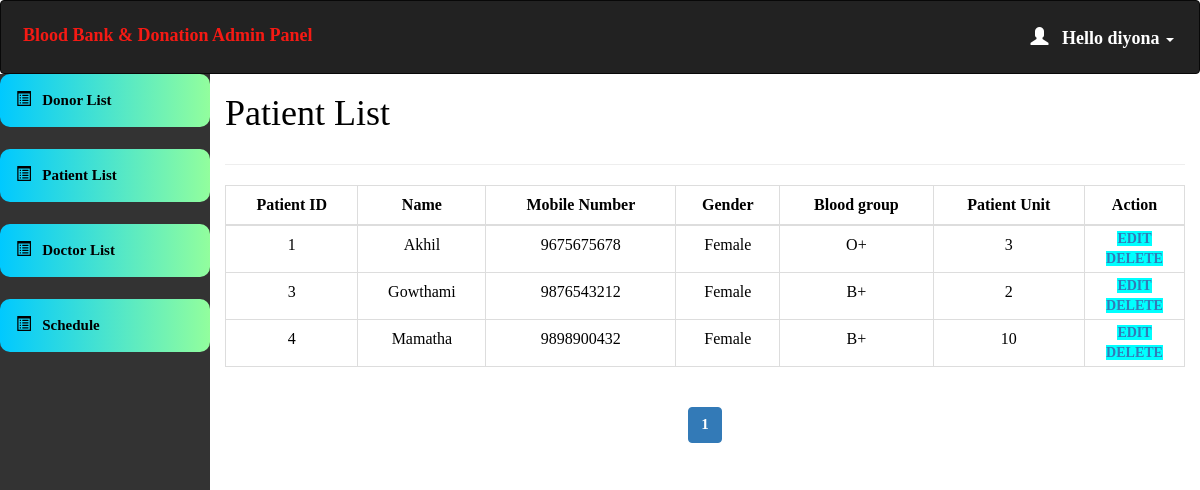
The app's page /admin/patient_list.php (signed in) with its own data.
### tables this page shows
CREATE TABLE `patient` (
  `patient_id` int(11) NOT NULL,
  `PName` varchar(20) NOT NULL,
  `PPhone` varchar(10) NOT NULL,
  `PGender` varchar(20) NOT NULL,
  `PBlood_group` varchar(20) NOT NULL,
  `P_units` int(11) NOT NULL
);

### admin/patient_list.php (the view, shortened to what this page needs)
<html>
<head>
  <link rel="stylesheet" href="https://maxcdn.bootstrapcdn.com/bootstrap/3.4.1/css/bootstrap.min.css">
</head>
<?php
include 'conn.php';
  if (isset($_SESSION['loggedin']) && $_SESSION['loggedin'] == true) {
  ?>
<body style="color:black">
<div id="header">
<?php include 'header.php';
?>
</div>
<div id="sidebar">
<?php $active="list"; include 'sidebar.php'; ?>
</div>
<div id="content" >
  <div class="content-wrapper">
    <div class="container-fluid">
      <div class="row">
        <div class="col-md-12 lg-12 sm-12">
          <h1 class="page-title">Patient List</h1>
        </div>
      </div>
      <hr>
      <?php
        include 'conn.php';
        $limit = 10;
        if(isset($_GET['page'])){
          $page = $_GET['page'];
        }else{
          $page = 1;
        }
        $sql= "SELECT * FROM `patient`;";
        $result=mysqli_query($conn,$sql);
        if($result){
       ?>
       <div class="table-responsive">
      <table class="table table-bordered" style="text-align:center">
          <thead style="text-align:center">
          <th style="text-align:center">Patient ID</th>
          <th style="text-align:center">Name</th>
          <th style="text-align:center">Mobile Number</th>
          <th style="text-align:center">Gender</th>
          <th style="text-align:center">Blood group</th>
          <th style="text-align:center">Patient Unit</th>
          <th style="text-align:center">Action</th>
          </thead>
          <tbody>
            <?php
            while($row = mysqli_fetch_assoc($result)) { ?>
          <tr>
                  <td><?php echo $row['patient_id']; ?></td>
                  <td><?php echo $row['PName']; ?></td>
                  <td><?php echo $row['PPhone']; ?></td>
                  <td><?php echo $row['PGender']; ?></td>
                  <td><?php echo $row['PBlood_group']; ?></td>
                  <td><?php echo $row['P_units']; ?></td>
                    <td id="he" style="width:100px">
                    <a style="background-color:aqua" href='editpatient.php?id=<?php echo $row['patient_id']; ?>'> Edit </a>
                    <a style="background-color:aqua" href='deletep.php?id=<?php echo $row['patient_id']; ?>'> Delete </a>
                </td>
              </tr>
            <?php } ?>
          </tbody>
      </table>
    </div>
    <?php } ?>
<div class="table-responsive"style="text-align:center;align:center">
    <?php
    $sql1 = "SELECT * FROM patient";
    $result1 = mysqli_query($conn, $sql1) or die("Query Failed.");
    if(mysqli_num_rows($result1) > 0){
      $total_records = mysqli_num_rows($result1);
      $total_page = ceil($total_records / $limit);
      echo '<ul class="pagination admin-pagination">';
      for($i = 1; $i <= $total_page; $i++){
        if($i == $page){
          $active = "active";
        }else{
          $active = "";
        }
        echo '<li class="'.$active.'"><a href="patient_list.php?page='.$i.'">'.$i.'</a></li>';
      }
      echo '</ul>';
    }
    ?>
  </div>
  </div>
</div>
</div>
   <?php }
    ?>
</body>
</html>

### admin/header.php (shortened to what this page needs)
<!DOCTYPE html>
<html>
<head>
  <link rel="stylesheet" href="https://maxcdn.bootstrapcdn.com/bootstrap/3.4.1/css/bootstrap.min.css">
</head>
<body>
<nav class="navbar navbar-inverse">
  <div class="container-fluid">
    <div class="navbar-header">
      <a class="navbar-brand" id="qq" href="dashboard.php" style="color:#F51A14;">Blood Bank & Donation Admin Panel</a>
    </div>
    <ul class="nav navbar-nav navbar-right">
      <li class="dropdown"><a class="dropdown-toggle" id="qw" data-toggle="dropdown" href="#" style="font-weight:bold;color:white "> <span class="glyphicon glyphicon-user"></span>&nbsp&nbsp
        <?php
        include 'conn.php';
        $username=$_SESSION['username'];
        $sql="select * from admin_info where admin_username='$username'";
        $result=mysqli_query($conn,$sql) or die("query failed.");
        $row=mysqli_fetch_assoc($result);
        echo "Hello ".$row['admin_username'];
       ?><span class="caret"></span></a>
    </li>
    </ul>
  </div>
</nav>
</body></html>

### admin/patient_list.php (style rules this page uses)
#sidebar { position:relative;margin-top:-20px }
#content { position:relative;margin-left:210px }
#he { font-size: 14px; font-weight: 600; text-transform: uppercase; padding: 3px 7px; color: #fff; text-decoration: none; border-radius: 3px; align:center }

### admin/header.php (style rules this page uses)
.navbar { background-color: #333333 ; padding: 10px 10px; color:#FF0404 ; }
.navbar a { float: left; color: white; text-align: center; padding: 12px; text-decoration: none; font-size: 18px; line-height: 25px; }
.navbar-brand { font-size: 25px; font-weight: bold; }
.navbar a { float: none; display: block; text-align: left; }
.navbar-right { float: none; }

### admin/sidebar.php (style rules this page uses)
body { margin: 0; font-family: 'Averia Gruesa Libre';font-size: 15px; color:#F8F9F9; }

### records on screen
patient: patient_id "1", PName "Akhil", PPhone "9675675678", PGender "Female", PBlood_group "O+", P_units "3"
patient: patient_id "3", PName "Gowthami", PPhone "9876543212", PGender "Female", PBlood_group "B+", P_units "2"
patient: patient_id "4", PName "Mamatha", PPhone "9898900432", PGender "Female", PBlood_group "B+", P_units "10"

### other values on screen
$row['admin_username'] "diyona"
